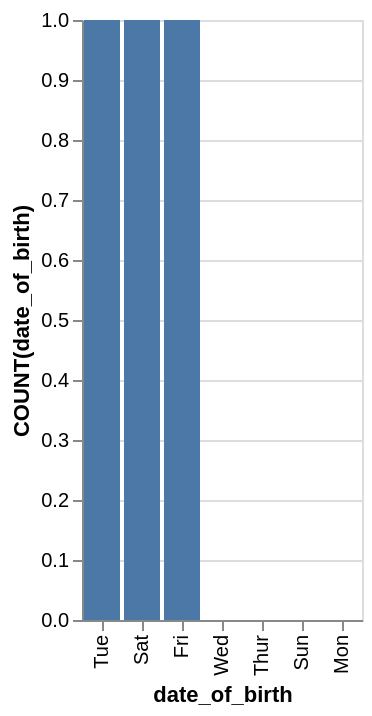

Write a Vega-Lite specification for this figure.
### Vega-Lite specification from a JSON file in a GitHub repository (floating-point values rounded to 4 significant figures)
{"data": {"values": [{"x_data": "Tue", "y_data": 1}, {"x_data": "Sat", "y_data": 1}, {"x_data": "Fri", "y_data": 1}, {"x_data": "Wed", "y_data": 0}, {"x_data": "Thur", "y_data": 0}, {"x_data": "Sun", "y_data": 0}, {"x_data": "Mon", "y_data": 0}]}, "mark": "bar", "encoding": {"x": {"field": "x_data", "type": "nominal", "title": "date_of_birth", "sort": {"op": "sum", "field": "y_data", "order": "descending"}}, "y": {"field": "y_data", "type": "quantitative", "title": "COUNT(date_of_birth)"}}}
